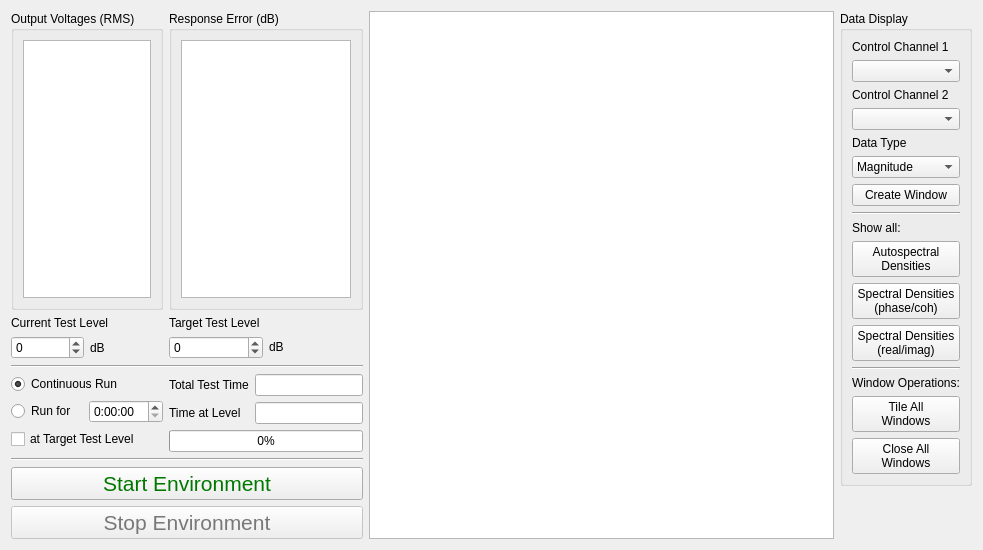
<?xml version="1.0" encoding="UTF-8"?>
<ui version="4.0">
 <class>Form</class>
 <widget class="QWidget" name="Form">
  <property name="geometry">
   <rect>
    <x>0</x>
    <y>0</y>
    <width>983</width>
    <height>550</height>
   </rect>
  </property>
  <property name="windowTitle">
   <string>Form</string>
  </property>
  <layout class="QHBoxLayout" name="horizontalLayout">
   <item>
    <layout class="QGridLayout" name="test_control_layout">
     <item row="0" column="0">
      <widget class="QGroupBox" name="test_output_voltages_groupbox">
       <property name="sizePolicy">
        <sizepolicy hsizetype="Minimum" vsizetype="MinimumExpanding">
         <horstretch>0</horstretch>
         <verstretch>1</verstretch>
        </sizepolicy>
       </property>
       <property name="title">
        <string>Output Voltages (RMS)</string>
       </property>
       <layout class="QVBoxLayout" name="verticalLayout_72">
        <item>
         <widget class="QListWidget" name="test_output_voltage_list">
          <property name="sizePolicy">
           <sizepolicy hsizetype="Minimum" vsizetype="Preferred">
            <horstretch>0</horstretch>
            <verstretch>0</verstretch>
           </sizepolicy>
          </property>
          <property name="minimumSize">
           <size>
            <width>0</width>
            <height>0</height>
           </size>
          </property>
          <property name="sizeAdjustPolicy">
           <enum>QAbstractScrollArea::AdjustToContents</enum>
          </property>
         </widget>
        </item>
       </layout>
      </widget>
     </item>
     <item row="5" column="0" colspan="2">
      <widget class="QPushButton" name="start_test_button">
       <property name="sizePolicy">
        <sizepolicy hsizetype="Minimum" vsizetype="MinimumExpanding">
         <horstretch>0</horstretch>
         <verstretch>0</verstretch>
        </sizepolicy>
       </property>
       <property name="palette">
        <palette>
         <active>
          <colorrole role="ButtonText">
           <brush brushstyle="SolidPattern">
            <color alpha="255">
             <red>0</red>
             <green>120</green>
             <blue>0</blue>
            </color>
           </brush>
          </colorrole>
         </active>
         <inactive>
          <colorrole role="ButtonText">
           <brush brushstyle="SolidPattern">
            <color alpha="255">
             <red>0</red>
             <green>120</green>
             <blue>0</blue>
            </color>
           </brush>
          </colorrole>
         </inactive>
         <disabled>
          <colorrole role="ButtonText">
           <brush brushstyle="SolidPattern">
            <color alpha="255">
             <red>120</red>
             <green>120</green>
             <blue>120</blue>
            </color>
           </brush>
          </colorrole>
         </disabled>
        </palette>
       </property>
       <property name="font">
        <font>
         <pointsize>16</pointsize>
        </font>
       </property>
       <property name="text">
        <string>Start Environment</string>
       </property>
      </widget>
     </item>
     <item row="1" column="0">
      <layout class="QVBoxLayout" name="current_test_level_layout">
       <item>
        <widget class="QLabel" name="current_test_level_label">
         <property name="sizePolicy">
          <sizepolicy hsizetype="Minimum" vsizetype="Preferred">
           <horstretch>0</horstretch>
           <verstretch>0</verstretch>
          </sizepolicy>
         </property>
         <property name="text">
          <string>Current Test Level</string>
         </property>
        </widget>
       </item>
       <item>
        <layout class="QHBoxLayout" name="current_test_level_selector_layout">
         <item>
          <widget class="QSpinBox" name="current_test_level_selector">
           <property name="keyboardTracking">
            <bool>false</bool>
           </property>
           <property name="minimum">
            <number>-60</number>
           </property>
           <property name="maximum">
            <number>18</number>
           </property>
          </widget>
         </item>
         <item>
          <widget class="QLabel" name="db_label_2">
           <property name="sizePolicy">
            <sizepolicy hsizetype="Minimum" vsizetype="Preferred">
             <horstretch>0</horstretch>
             <verstretch>0</verstretch>
            </sizepolicy>
           </property>
           <property name="text">
            <string>dB</string>
           </property>
          </widget>
         </item>
        </layout>
       </item>
      </layout>
     </item>
     <item row="0" column="1">
      <widget class="QGroupBox" name="test_response_error_groupbox">
       <property name="sizePolicy">
        <sizepolicy hsizetype="Minimum" vsizetype="MinimumExpanding">
         <horstretch>0</horstretch>
         <verstretch>0</verstretch>
        </sizepolicy>
       </property>
       <property name="title">
        <string>Response Error (dB)</string>
       </property>
       <layout class="QVBoxLayout" name="verticalLayout_73">
        <item>
         <widget class="QListWidget" name="test_response_error_list">
          <property name="sizePolicy">
           <sizepolicy hsizetype="Minimum" vsizetype="Preferred">
            <horstretch>0</horstretch>
            <verstretch>0</verstretch>
           </sizepolicy>
          </property>
          <property name="sizeAdjustPolicy">
           <enum>QAbstractScrollArea::AdjustToContents</enum>
          </property>
         </widget>
        </item>
       </layout>
      </widget>
     </item>
     <item row="2" column="0" colspan="2">
      <widget class="Line" name="test_separator_1">
       <property name="orientation">
        <enum>Qt::Horizontal</enum>
       </property>
      </widget>
     </item>
     <item row="3" column="1">
      <layout class="QVBoxLayout" name="test_time_display_layout">
       <item>
        <layout class="QHBoxLayout" name="total_test_time_display_layout">
         <item>
          <widget class="QLabel" name="total_test_time_label">
           <property name="sizePolicy">
            <sizepolicy hsizetype="Minimum" vsizetype="Preferred">
             <horstretch>0</horstretch>
             <verstretch>0</verstretch>
            </sizepolicy>
           </property>
           <property name="text">
            <string>Total Test Time</string>
           </property>
          </widget>
         </item>
         <item>
          <widget class="QLineEdit" name="total_test_time_display">
           <property name="sizePolicy">
            <sizepolicy hsizetype="Minimum" vsizetype="Fixed">
             <horstretch>0</horstretch>
             <verstretch>0</verstretch>
            </sizepolicy>
           </property>
           <property name="readOnly">
            <bool>true</bool>
           </property>
          </widget>
         </item>
        </layout>
       </item>
       <item>
        <layout class="QHBoxLayout" name="time_at_level_display_layout">
         <item>
          <widget class="QLabel" name="time_at_level_label">
           <property name="sizePolicy">
            <sizepolicy hsizetype="Minimum" vsizetype="Minimum">
             <horstretch>0</horstretch>
             <verstretch>0</verstretch>
            </sizepolicy>
           </property>
           <property name="text">
            <string>Time at Level</string>
           </property>
          </widget>
         </item>
         <item>
          <widget class="QLineEdit" name="time_at_level_display">
           <property name="sizePolicy">
            <sizepolicy hsizetype="Minimum" vsizetype="Fixed">
             <horstretch>0</horstretch>
             <verstretch>0</verstretch>
            </sizepolicy>
           </property>
           <property name="readOnly">
            <bool>true</bool>
           </property>
          </widget>
         </item>
        </layout>
       </item>
       <item>
        <widget class="QProgressBar" name="test_progress_bar">
         <property name="sizePolicy">
          <sizepolicy hsizetype="Minimum" vsizetype="Fixed">
           <horstretch>0</horstretch>
           <verstretch>0</verstretch>
          </sizepolicy>
         </property>
         <property name="value">
          <number>0</number>
         </property>
        </widget>
       </item>
      </layout>
     </item>
     <item row="3" column="0">
      <layout class="QVBoxLayout" name="test_runtime_selection_layout">
       <item>
        <widget class="QRadioButton" name="continuous_test_radiobutton">
         <property name="text">
          <string>Continuous Run</string>
         </property>
         <property name="checked">
          <bool>true</bool>
         </property>
         <attribute name="buttonGroup">
          <string notr="true">test_time_button_group</string>
         </attribute>
        </widget>
       </item>
       <item>
        <layout class="QHBoxLayout" name="run_time_layout">
         <item>
          <widget class="QRadioButton" name="timed_test_radiobutton">
           <property name="text">
            <string>Run for</string>
           </property>
           <attribute name="buttonGroup">
            <string notr="true">test_time_button_group</string>
           </attribute>
          </widget>
         </item>
         <item>
          <widget class="QTimeEdit" name="test_time_selector">
           <property name="displayFormat">
            <string>h:mm:ss</string>
           </property>
          </widget>
         </item>
        </layout>
       </item>
       <item>
        <widget class="QCheckBox" name="time_test_at_target_level_checkbox">
         <property name="text">
          <string>at Target Test Level</string>
         </property>
        </widget>
       </item>
      </layout>
     </item>
     <item row="6" column="0" colspan="2">
      <widget class="QPushButton" name="stop_test_button">
       <property name="enabled">
        <bool>false</bool>
       </property>
       <property name="sizePolicy">
        <sizepolicy hsizetype="Minimum" vsizetype="MinimumExpanding">
         <horstretch>0</horstretch>
         <verstretch>0</verstretch>
        </sizepolicy>
       </property>
       <property name="palette">
        <palette>
         <active>
          <colorrole role="ButtonText">
           <brush brushstyle="SolidPattern">
            <color alpha="255">
             <red>255</red>
             <green>0</green>
             <blue>0</blue>
            </color>
           </brush>
          </colorrole>
         </active>
         <inactive>
          <colorrole role="ButtonText">
           <brush brushstyle="SolidPattern">
            <color alpha="255">
             <red>255</red>
             <green>0</green>
             <blue>0</blue>
            </color>
           </brush>
          </colorrole>
         </inactive>
         <disabled>
          <colorrole role="ButtonText">
           <brush brushstyle="SolidPattern">
            <color alpha="255">
             <red>120</red>
             <green>120</green>
             <blue>120</blue>
            </color>
           </brush>
          </colorrole>
         </disabled>
        </palette>
       </property>
       <property name="font">
        <font>
         <pointsize>16</pointsize>
        </font>
       </property>
       <property name="text">
        <string>Stop Environment</string>
       </property>
      </widget>
     </item>
     <item row="4" column="0" colspan="2">
      <widget class="Line" name="test_separator_2">
       <property name="orientation">
        <enum>Qt::Horizontal</enum>
       </property>
      </widget>
     </item>
     <item row="1" column="1">
      <layout class="QVBoxLayout" name="target_test_level_layout">
       <item>
        <widget class="QLabel" name="target_test_label_lable">
         <property name="text">
          <string>Target Test Level</string>
         </property>
        </widget>
       </item>
       <item>
        <layout class="QHBoxLayout" name="target_test_level_selector_layout">
         <item>
          <widget class="QSpinBox" name="target_test_level_selector">
           <property name="keyboardTracking">
            <bool>false</bool>
           </property>
           <property name="minimum">
            <number>-60</number>
           </property>
           <property name="maximum">
            <number>18</number>
           </property>
          </widget>
         </item>
         <item>
          <widget class="QLabel" name="db_label">
           <property name="sizePolicy">
            <sizepolicy hsizetype="Minimum" vsizetype="Fixed">
             <horstretch>0</horstretch>
             <verstretch>0</verstretch>
            </sizepolicy>
           </property>
           <property name="text">
            <string>dB</string>
           </property>
          </widget>
         </item>
        </layout>
       </item>
      </layout>
     </item>
    </layout>
   </item>
   <item>
    <widget class="PlotWidget" name="global_test_performance_plot"/>
   </item>
   <item>
    <layout class="QVBoxLayout" name="data_display_layout">
     <item>
      <widget class="QGroupBox" name="data_display_groupbox">
       <property name="title">
        <string>Data Display</string>
       </property>
       <layout class="QVBoxLayout" name="verticalLayout_40">
        <item>
         <widget class="QLabel" name="control_channel_1_label">
          <property name="text">
           <string>Control Channel 1</string>
          </property>
         </widget>
        </item>
        <item>
         <widget class="QComboBox" name="control_channel_1_selector"/>
        </item>
        <item>
         <widget class="QLabel" name="control_channel_2_label">
          <property name="text">
           <string>Control Channel 2</string>
          </property>
         </widget>
        </item>
        <item>
         <widget class="QComboBox" name="control_channel_2_selector"/>
        </item>
        <item>
         <widget class="QLabel" name="data_type_label">
          <property name="text">
           <string>Data Type</string>
          </property>
         </widget>
        </item>
        <item>
         <widget class="QComboBox" name="data_type_selector">
          <item>
           <property name="text">
            <string>Magnitude</string>
           </property>
          </item>
          <item>
           <property name="text">
            <string>Coherence</string>
           </property>
          </item>
          <item>
           <property name="text">
            <string>Phase</string>
           </property>
          </item>
          <item>
           <property name="text">
            <string>Real</string>
           </property>
          </item>
          <item>
           <property name="text">
            <string>Imaginary</string>
           </property>
          </item>
         </widget>
        </item>
        <item>
         <widget class="QPushButton" name="create_window_button">
          <property name="text">
           <string>Create Window</string>
          </property>
         </widget>
        </item>
        <item>
         <widget class="Line" name="data_display_separator_0">
          <property name="orientation">
           <enum>Qt::Horizontal</enum>
          </property>
         </widget>
        </item>
        <item>
         <widget class="QLabel" name="show_all_label">
          <property name="text">
           <string>Show all:</string>
          </property>
         </widget>
        </item>
        <item>
         <widget class="QPushButton" name="show_all_asds_button">
          <property name="text">
           <string>Autospectral
Densities</string>
          </property>
         </widget>
        </item>
        <item>
         <widget class="QPushButton" name="show_all_csds_phscoh_button">
          <property name="text">
           <string>Spectral Densities
(phase/coh)</string>
          </property>
         </widget>
        </item>
        <item>
         <widget class="QPushButton" name="show_all_csds_realimag_button">
          <property name="text">
           <string>Spectral Densities
(real/imag)</string>
          </property>
         </widget>
        </item>
        <item>
         <widget class="Line" name="data_display_separator_1">
          <property name="orientation">
           <enum>Qt::Horizontal</enum>
          </property>
         </widget>
        </item>
        <item>
         <widget class="QLabel" name="window_operations_label">
          <property name="text">
           <string>Window Operations:</string>
          </property>
         </widget>
        </item>
        <item>
         <widget class="QPushButton" name="tile_windows_button">
          <property name="text">
           <string>Tile All
Windows</string>
          </property>
         </widget>
        </item>
        <item>
         <widget class="QPushButton" name="close_windows_button">
          <property name="text">
           <string>Close All
Windows</string>
          </property>
         </widget>
        </item>
       </layout>
      </widget>
     </item>
     <item>
      <spacer name="data_display_spacer">
       <property name="orientation">
        <enum>Qt::Vertical</enum>
       </property>
       <property name="sizeHint" stdset="0">
        <size>
         <width>20</width>
         <height>40</height>
        </size>
       </property>
      </spacer>
     </item>
    </layout>
   </item>
  </layout>
 </widget>
 <customwidgets>
  <customwidget>
   <class>PlotWidget</class>
   <extends>QGraphicsView</extends>
   <header location="global">pyqtgraph</header>
  </customwidget>
 </customwidgets>
 <resources/>
 <connections/>
 <buttongroups>
  <buttongroup name="test_time_button_group"/>
 </buttongroups>
</ui>
